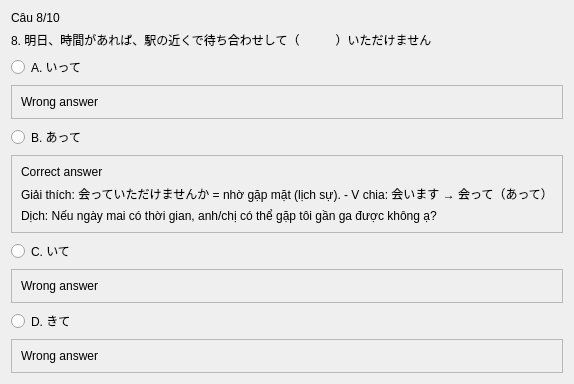
               <widget class="QWidget" name="page_14">
                <layout class="QVBoxLayout" name="verticalLayout_11">
                 <item>
                  <widget class="QLabel" name="label_98">
                   <property name="text">
                    <string>Câu 8/10</string>
                   </property>
                  </widget>
                 </item>
                 <item>
                  <widget class="QLabel" name="label_99">
                   <property name="text">
                    <string>8. 明日、時間があれば、駅の近くで待ち合わせして（　　　）いただけません</string>
                   </property>
                  </widget>
                 </item>
                 <item>
                  <widget class="QRadioButton" name="radioButton_53">
                   <property name="text">
                    <string>A. いって</string>
                   </property>
                  </widget>
                 </item>
                 <item>
                  <widget class="QFrame" name="frame_9">
                   <property name="frameShape">
                    <enum>QFrame::StyledPanel</enum>
                   </property>
                   <property name="frameShadow">
                    <enum>QFrame::Raised</enum>
                   </property>
                   <layout class="QVBoxLayout" name="verticalLayout_12">
                    <item>
                     <widget class="QLabel" name="label_13">
                      <property name="text">
                       <string>Wrong answer</string>
                      </property>
                     </widget>
                    </item>
                   </layout>
                  </widget>
                 </item>
                 <item>
                  <widget class="QRadioButton" name="radioButton_54">
                   <property name="text">
                    <string>B. あって</string>
                   </property>
                  </widget>
                 </item>
                 <item>
                  <widget class="QFrame" name="frame_10">
                   <property name="frameShape">
                    <enum>QFrame::StyledPanel</enum>
                   </property>
                   <property name="frameShadow">
                    <enum>QFrame::Raised</enum>
                   </property>
                   <layout class="QVBoxLayout" name="verticalLayout_13">
                    <item>
                     <widget class="QLabel" name="label_17">
                      <property name="text">
                       <string>Correct answer</string>
                      </property>
                     </widget>
                    </item>
                    <item>
                     <widget class="QLabel" name="label_16">
                      <property name="text">
                       <string>Giải thích: 会っていただけませんか = nhờ gặp mặt (lịch sự). - V chia: 会います → 会って（あって）</string>
                      </property>
                     </widget>
                    </item>
                    <item>
                     <widget class="QLabel" name="label_18">
                      <property name="text">
                       <string>Dịch: Nếu ngày mai có thời gian, anh/chị có thể gặp tôi gần ga được không ạ?</string>
                      </property>
                     </widget>
                    </item>
                   </layout>
                  </widget>
                 </item>
                 <item>
                  <widget class="QRadioButton" name="radioButton_55">
                   <property name="text">
                    <string>C. いて</string>
                   </property>
                  </widget>
                 </item>
                 <item>
                  <widget class="QFrame" name="frame_11">
                   <property name="frameShape">
                    <enum>QFrame::StyledPanel</enum>
                   </property>
                   <property name="frameShadow">
                    <enum>QFrame::Raised</enum>
                   </property>
                   <layout class="QVBoxLayout" name="verticalLayout_14">
                    <item>
                     <widget class="QLabel" name="label_15">
                      <property name="text">
                       <string>Wrong answer</string>
                      </property>
                     </widget>
                    </item>
                   </layout>
                  </widget>
                 </item>
                 <item>
                  <widget class="QRadioButton" name="radioButton_56">
                   <property name="text">
                    <string>D. きて</string>
                   </property>
                  </widget>
                 </item>
                 <item>
                  <widget class="QFrame" name="frame_12">
                   <property name="frameShape">
                    <enum>QFrame::StyledPanel</enum>
                   </property>
                   <property name="frameShadow">
                    <enum>QFrame::Raised</enum>
                   </property>
                   <layout class="QVBoxLayout" name="verticalLayout_15">
                    <item>
                     <widget class="QLabel" name="label_14">
                      <property name="text">
                       <string>Wrong answer</string>
                      </property>
                     </widget>
                    </item>
                   </layout>
                  </widget>
                 </item>
                </layout>
               </widget>
